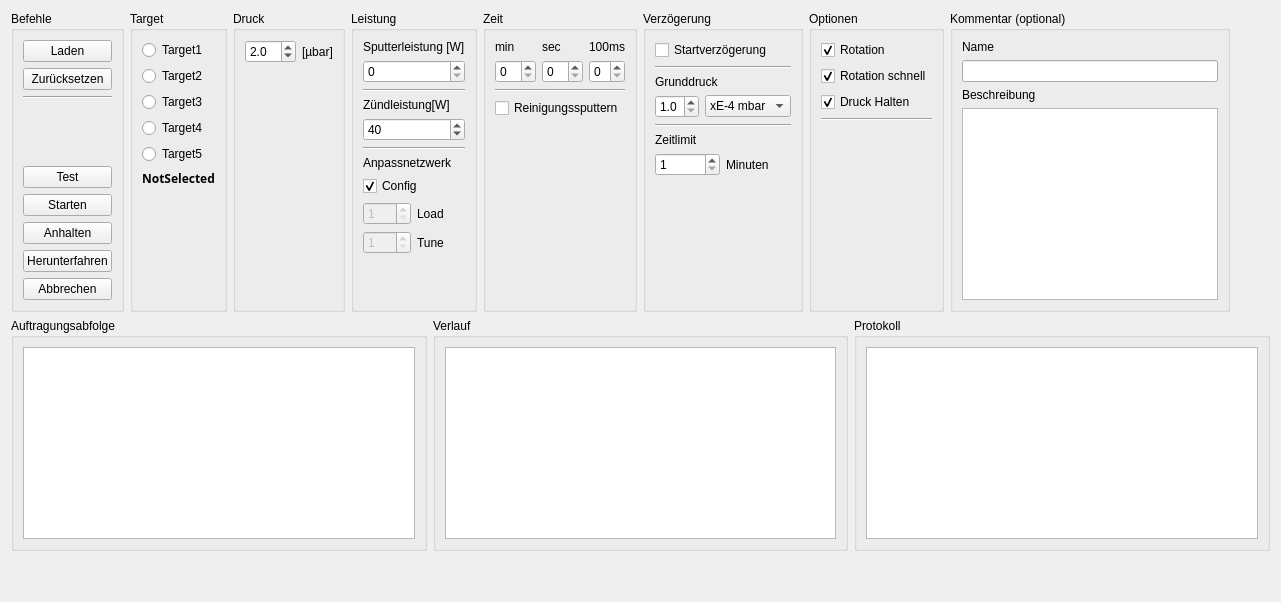
           <widget class="QWidget" name="tabSputter_singleStep">
            <attribute name="title">
             <string>Sputtern automatisch</string>
            </attribute>
            <layout class="QVBoxLayout" name="verticalLayout_38">
             <item>
              <layout class="QHBoxLayout" name="horizontalLayout_30">
               <item>
                <widget class="QGroupBox" name="groupBox_18">
                 <property name="title">
                  <string>Befehle</string>
                 </property>
                 <layout class="QVBoxLayout" name="verticalLayout_50">
                  <item>
                   <widget class="QPushButton" name="pushButtonSALoad">
                    <property name="text">
                     <string>Laden</string>
                    </property>
                   </widget>
                  </item>
                  <item>
                   <widget class="QPushButton" name="pushButtonSARemoveAll">
                    <property name="styleSheet">
                     <string notr="true"/>
                    </property>
                    <property name="text">
                     <string>Zurücksetzen</string>
                    </property>
                   </widget>
                  </item>
                  <item>
                   <widget class="Line" name="line_20">
                    <property name="orientation">
                     <enum>Qt::Horizontal</enum>
                    </property>
                   </widget>
                  </item>
                  <item>
                   <spacer name="verticalSpacer_3">
                    <property name="orientation">
                     <enum>Qt::Vertical</enum>
                    </property>
                    <property name="sizeHint" stdset="0">
                     <size>
                      <width>20</width>
                      <height>40</height>
                     </size>
                    </property>
                   </spacer>
                  </item>
                  <item>
                   <widget class="QPushButton" name="pushButtonSATest">
                    <property name="text">
                     <string>Test</string>
                    </property>
                   </widget>
                  </item>
                  <item>
                   <widget class="QPushButton" name="pushButtonSAStart">
                    <property name="styleSheet">
                     <string notr="true"/>
                    </property>
                    <property name="text">
                     <string>Starten</string>
                    </property>
                   </widget>
                  </item>
                  <item>
                   <widget class="QPushButton" name="pushButtonSAPause">
                    <property name="text">
                     <string>Anhalten</string>
                    </property>
                   </widget>
                  </item>
                  <item>
                   <widget class="QPushButton" name="pushButtonSAStop">
                    <property name="text">
                     <string>Herunterfahren</string>
                    </property>
                   </widget>
                  </item>
                  <item>
                   <widget class="QPushButton" name="pushButtonSAAbort">
                    <property name="text">
                     <string>Abbrechen</string>
                    </property>
                   </widget>
                  </item>
                 </layout>
                </widget>
               </item>
               <item>
                <widget class="QGroupBox" name="groupBox_19">
                 <property name="title">
                  <string>Target</string>
                 </property>
                 <layout class="QVBoxLayout" name="verticalLayout_30">
                  <item>
                   <layout class="QVBoxLayout" name="verticalLayout_40">
                    <item>
                     <widget class="QRadioButton" name="radioButtonSATarget1">
                      <property name="accessibleName">
                       <string>Target1</string>
                      </property>
                      <property name="text">
                       <string>Target1</string>
                      </property>
                      <property name="checked">
                       <bool>false</bool>
                      </property>
                     </widget>
                    </item>
                    <item>
                     <widget class="QRadioButton" name="radioButtonSATarget2">
                      <property name="accessibleName">
                       <string>Target2</string>
                      </property>
                      <property name="text">
                       <string>Target2</string>
                      </property>
                      <property name="checked">
                       <bool>false</bool>
                      </property>
                     </widget>
                    </item>
                    <item>
                     <widget class="QRadioButton" name="radioButtonSATarget3">
                      <property name="accessibleName">
                       <string>Target3</string>
                      </property>
                      <property name="text">
                       <string>Target3</string>
                      </property>
                      <property name="checked">
                       <bool>false</bool>
                      </property>
                     </widget>
                    </item>
                    <item>
                     <widget class="QRadioButton" name="radioButtonSATarget4">
                      <property name="accessibleName">
                       <string>Target4</string>
                      </property>
                      <property name="text">
                       <string>Target4</string>
                      </property>
                     </widget>
                    </item>
                    <item>
                     <widget class="QRadioButton" name="radioButtonSATarget5">
                      <property name="accessibleName">
                       <string>Target5</string>
                      </property>
                      <property name="text">
                       <string>Target5</string>
                      </property>
                      <property name="checked">
                       <bool>false</bool>
                      </property>
                     </widget>
                    </item>
                   </layout>
                  </item>
                  <item>
                   <widget class="QLabel" name="labelSASelectedTarget">
                    <property name="font">
                     <font>
                      <family>Open Sans</family>
                      <pointsize>9</pointsize>
                      <weight>75</weight>
                      <bold>true</bold>
                     </font>
                    </property>
                    <property name="text">
                     <string>NotSelected</string>
                    </property>
                    <property name="alignment">
                     <set>Qt::AlignCenter</set>
                    </property>
                   </widget>
                  </item>
                  <item>
                   <spacer name="verticalSpacer_10">
                    <property name="orientation">
                     <enum>Qt::Vertical</enum>
                    </property>
                    <property name="sizeHint" stdset="0">
                     <size>
                      <width>20</width>
                      <height>40</height>
                     </size>
                    </property>
                   </spacer>
                  </item>
                 </layout>
                </widget>
               </item>
               <item>
                <widget class="QGroupBox" name="groupBox_20">
                 <property name="title">
                  <string>Druck</string>
                 </property>
                 <layout class="QVBoxLayout" name="verticalLayout_31">
                  <item>
                   <layout class="QHBoxLayout" name="horizontalLayout_45">
                    <item>
                     <widget class="QDoubleSpinBox" name="doubleSpinBoxSAPressure">
                      <property name="decimals">
                       <number>1</number>
                      </property>
                      <property name="minimum">
                       <double>1.000000000000000</double>
                      </property>
                      <property name="maximum">
                       <double>50.000000000000000</double>
                      </property>
                      <property name="singleStep">
                       <double>0.100000000000000</double>
                      </property>
                      <property name="value">
                       <double>2.000000000000000</double>
                      </property>
                     </widget>
                    </item>
                    <item>
                     <widget class="QLabel" name="label_7">
                      <property name="text">
                       <string>[µbar]</string>
                      </property>
                     </widget>
                    </item>
                   </layout>
                  </item>
                  <item>
                   <spacer name="verticalSpacer_22">
                    <property name="orientation">
                     <enum>Qt::Vertical</enum>
                    </property>
                    <property name="sizeHint" stdset="0">
                     <size>
                      <width>20</width>
                      <height>40</height>
                     </size>
                    </property>
                   </spacer>
                  </item>
                 </layout>
                </widget>
               </item>
               <item>
                <widget class="QGroupBox" name="groupBox_21">
                 <property name="title">
                  <string>Leistung</string>
                 </property>
                 <layout class="QVBoxLayout" name="verticalLayout_32">
                  <item>
                   <widget class="QLabel" name="label_8">
                    <property name="text">
                     <string>Sputterleistung [W]</string>
                    </property>
                   </widget>
                  </item>
                  <item>
                   <widget class="QSpinBox" name="spinBoxSAIgnitionPower">
                    <property name="maximum">
                     <number>200</number>
                    </property>
                   </widget>
                  </item>
                  <item>
                   <widget class="Line" name="line_4">
                    <property name="orientation">
                     <enum>Qt::Horizontal</enum>
                    </property>
                   </widget>
                  </item>
                  <item>
                   <widget class="QLabel" name="label_9">
                    <property name="text">
                     <string>Zündleistung[W]</string>
                    </property>
                   </widget>
                  </item>
                  <item>
                   <widget class="QSpinBox" name="spinBoxSASputteringPower">
                    <property name="minimum">
                     <number>25</number>
                    </property>
                    <property name="maximum">
                     <number>50</number>
                    </property>
                    <property name="value">
                     <number>40</number>
                    </property>
                   </widget>
                  </item>
                  <item>
                   <widget class="Line" name="line_24">
                    <property name="orientation">
                     <enum>Qt::Horizontal</enum>
                    </property>
                   </widget>
                  </item>
                  <item>
                   <widget class="QLabel" name="label_27">
                    <property name="text">
                     <string>Anpassnetzwerk</string>
                    </property>
                   </widget>
                  </item>
                  <item>
                   <widget class="QCheckBox" name="checkBoxSAMatchingNetworkAuto">
                    <property name="text">
                     <string>Config</string>
                    </property>
                    <property name="checked">
                     <bool>true</bool>
                    </property>
                   </widget>
                  </item>
                  <item>
                   <layout class="QHBoxLayout" name="horizontalLayout_42">
                    <item>
                     <widget class="QSpinBox" name="spinBoxSALoad">
                      <property name="enabled">
                       <bool>false</bool>
                      </property>
                      <property name="minimum">
                       <number>1</number>
                      </property>
                     </widget>
                    </item>
                    <item>
                     <widget class="QLabel" name="label_28">
                      <property name="text">
                       <string>Load</string>
                      </property>
                     </widget>
                    </item>
                   </layout>
                  </item>
                  <item>
                   <layout class="QHBoxLayout" name="horizontalLayout_43">
                    <item>
                     <widget class="QSpinBox" name="spinBoxSATune">
                      <property name="enabled">
                       <bool>false</bool>
                      </property>
                      <property name="minimum">
                       <number>1</number>
                      </property>
                     </widget>
                    </item>
                    <item>
                     <widget class="QLabel" name="label_35">
                      <property name="text">
                       <string>Tune</string>
                      </property>
                     </widget>
                    </item>
                   </layout>
                  </item>
                  <item>
                   <spacer name="verticalSpacer_30">
                    <property name="orientation">
                     <enum>Qt::Vertical</enum>
                    </property>
                    <property name="sizeHint" stdset="0">
                     <size>
                      <width>20</width>
                      <height>40</height>
                     </size>
                    </property>
                   </spacer>
                  </item>
                 </layout>
                </widget>
               </item>
               <item>
                <widget class="QGroupBox" name="groupBox_22">
                 <property name="title">
                  <string>Zeit</string>
                 </property>
                 <layout class="QVBoxLayout" name="verticalLayout_33">
                  <item>
                   <layout class="QHBoxLayout" name="horizontalLayout_44">
                    <item>
                     <layout class="QVBoxLayout" name="verticalLayout_37">
                      <item>
                       <widget class="QLabel" name="label_36">
                        <property name="text">
                         <string>min</string>
                        </property>
                       </widget>
                      </item>
                      <item>
                       <widget class="QSpinBox" name="spinBoxSAMinutes">
                        <property name="maximum">
                         <number>99</number>
                        </property>
                       </widget>
                      </item>
                     </layout>
                    </item>
                    <item>
                     <layout class="QVBoxLayout" name="verticalLayout_36">
                      <item>
                       <widget class="QLabel" name="label_38">
                        <property name="text">
                         <string>sec</string>
                        </property>
                       </widget>
                      </item>
                      <item>
                       <widget class="QSpinBox" name="spinBoxSASeconds">
                        <property name="maximum">
                         <number>59</number>
                        </property>
                        <property name="value">
                         <number>0</number>
                        </property>
                       </widget>
                      </item>
                     </layout>
                    </item>
                    <item>
                     <layout class="QVBoxLayout" name="verticalLayout_35">
                      <item>
                       <widget class="QLabel" name="label_6">
                        <property name="text">
                         <string>100ms</string>
                        </property>
                       </widget>
                      </item>
                      <item>
                       <widget class="QSpinBox" name="spinBoxSATenth">
                        <property name="maximum">
                         <number>9</number>
                        </property>
                       </widget>
                      </item>
                     </layout>
                    </item>
                   </layout>
                  </item>
                  <item>
                   <widget class="Line" name="line_27">
                    <property name="orientation">
                     <enum>Qt::Horizontal</enum>
                    </property>
                   </widget>
                  </item>
                  <item>
                   <widget class="QCheckBox" name="checkBoxSAPurificationSputtering">
                    <property name="text">
                     <string>Reinigungssputtern</string>
                    </property>
                   </widget>
                  </item>
                  <item>
                   <spacer name="verticalSpacer_31">
                    <property name="orientation">
                     <enum>Qt::Vertical</enum>
                    </property>
                    <property name="sizeHint" stdset="0">
                     <size>
                      <width>20</width>
                      <height>137</height>
                     </size>
                    </property>
                   </spacer>
                  </item>
                 </layout>
                </widget>
               </item>
               <item>
                <widget class="QGroupBox" name="groupBox_16">
                 <property name="title">
                  <string>Verzögerung</string>
                 </property>
                 <layout class="QVBoxLayout" name="verticalLayout_44">
                  <item>
                   <widget class="QCheckBox" name="checkBoxSADelay">
                    <property name="text">
                     <string>Startverzögerung</string>
                    </property>
                   </widget>
                  </item>
                  <item>
                   <widget class="Line" name="line_29">
                    <property name="orientation">
                     <enum>Qt::Horizontal</enum>
                    </property>
                   </widget>
                  </item>
                  <item>
                   <widget class="QLabel" name="label_42">
                    <property name="text">
                     <string>Grunddruck</string>
                    </property>
                   </widget>
                  </item>
                  <item>
                   <layout class="QHBoxLayout" name="horizontalLayout_53">
                    <item>
                     <widget class="QDoubleSpinBox" name="doubleSpinBoxSABasePressure">
                      <property name="decimals">
                       <number>1</number>
                      </property>
                      <property name="minimum">
                       <double>1.000000000000000</double>
                      </property>
                      <property name="maximum">
                       <double>9.900000000000000</double>
                      </property>
                     </widget>
                    </item>
                    <item>
                     <widget class="QComboBox" name="comboBoxSABasePressureExponential">
                      <property name="minimumSize">
                       <size>
                        <width>80</width>
                        <height>0</height>
                       </size>
                      </property>
                      <item>
                       <property name="text">
                        <string>xE-4 mbar</string>
                       </property>
                      </item>
                     </widget>
                    </item>
                   </layout>
                  </item>
                  <item>
                   <widget class="Line" name="line_30">
                    <property name="orientation">
                     <enum>Qt::Horizontal</enum>
                    </property>
                   </widget>
                  </item>
                  <item>
                   <widget class="QLabel" name="label_43">
                    <property name="text">
                     <string>Zeitlimit</string>
                    </property>
                   </widget>
                  </item>
                  <item>
                   <layout class="QHBoxLayout" name="horizontalLayout_54">
                    <item>
                     <widget class="QSpinBox" name="spinBoxSADelayTimeLimit">
                      <property name="minimum">
                       <number>1</number>
                      </property>
                      <property name="maximum">
                       <number>60</number>
                      </property>
                     </widget>
                    </item>
                    <item>
                     <widget class="QLabel" name="label_20">
                      <property name="text">
                       <string>Minuten</string>
                      </property>
                     </widget>
                    </item>
                   </layout>
                  </item>
                  <item>
                   <spacer name="verticalSpacer_27">
                    <property name="orientation">
                     <enum>Qt::Vertical</enum>
                    </property>
                    <property name="sizeHint" stdset="0">
                     <size>
                      <width>20</width>
                      <height>40</height>
                     </size>
                    </property>
                   </spacer>
                  </item>
                 </layout>
                </widget>
               </item>
               <item>
                <widget class="QGroupBox" name="groupBox_24">
                 <property name="maximumSize">
                  <size>
                   <width>175</width>
                   <height>16777215</height>
                  </size>
                 </property>
                 <property name="title">
                  <string>Optionen</string>
                 </property>
                 <layout class="QVBoxLayout" name="verticalLayout_34">
                  <item>
                   <widget class="QCheckBox" name="checkBoxSARotation">
                    <property name="maximumSize">
                     <size>
                      <width>100</width>
                      <height>16777215</height>
                     </size>
                    </property>
                    <property name="text">
                     <string>Rotation</string>
                    </property>
                    <property name="checked">
                     <bool>true</bool>
                    </property>
                   </widget>
                  </item>
                  <item>
                   <widget class="QCheckBox" name="checkBoxSARotationFast">
                    <property name="text">
                     <string>Rotation schnell</string>
                    </property>
                    <property name="checked">
                     <bool>true</bool>
                    </property>
                   </widget>
                  </item>
                  <item>
                   <widget class="QCheckBox" name="checkBoxSAHoldPressure">
                    <property name="maximumSize">
                     <size>
                      <width>100</width>
                      <height>16777215</height>
                     </size>
                    </property>
                    <property name="text">
                     <string>Druck Halten</string>
                    </property>
                    <property name="checked">
                     <bool>true</bool>
                    </property>
                   </widget>
                  </item>
                  <item>
                   <widget class="Line" name="line_10">
                    <property name="orientation">
                     <enum>Qt::Horizontal</enum>
                    </property>
                   </widget>
                  </item>
                  <item>
                   <spacer name="verticalSpacer_32">
                    <property name="orientation">
                     <enum>Qt::Vertical</enum>
                    </property>
                    <property name="sizeHint" stdset="0">
                     <size>
                      <width>20</width>
                      <height>38</height>
                     </size>
                    </property>
                   </spacer>
                  </item>
                 </layout>
                </widget>
               </item>
               <item>
                <widget class="QGroupBox" name="groupBox_15">
                 <property name="title">
                  <string>Kommentar (optional)</string>
                 </property>
                 <layout class="QVBoxLayout" name="verticalLayout_49">
                  <item>
                   <widget class="QLabel" name="label_46">
                    <property name="text">
                     <string>Name</string>
                    </property>
                   </widget>
                  </item>
                  <item>
                   <widget class="QLineEdit" name="lineEditSAName"/>
                  </item>
                  <item>
                   <widget class="QLabel" name="label_47">
                    <property name="text">
                     <string>Beschreibung</string>
                    </property>
                   </widget>
                  </item>
                  <item>
                   <widget class="QTextEdit" name="textEditSADescription"/>
                  </item>
                 </layout>
                </widget>
               </item>
               <item>
                <spacer name="horizontalSpacer_4">
                 <property name="orientation">
                  <enum>Qt::Horizontal</enum>
                 </property>
                 <property name="sizeHint" stdset="0">
                  <size>
                   <width>40</width>
                   <height>20</height>
                  </size>
                 </property>
                </spacer>
               </item>
              </layout>
             </item>
             <item>
              <layout class="QHBoxLayout" name="horizontalLayout_51">
               <item>
                <widget class="QGroupBox" name="groupBox_13">
                 <property name="title">
                  <string>Auftragungsabfolge</string>
                 </property>
                 <layout class="QVBoxLayout" name="verticalLayout_21">
                  <item>
                   <widget class="QTextBrowser" name="textBrowserSASputterList"/>
                  </item>
                 </layout>
                </widget>
               </item>
               <item>
                <widget class="QGroupBox" name="groupBox_25">
                 <property name="title">
                  <string>Verlauf</string>
                 </property>
                 <layout class="QVBoxLayout" name="verticalLayout_2">
                  <item>
                   <widget class="QTextBrowser" name="textBrowserSAProcess"/>
                  </item>
                 </layout>
                </widget>
               </item>
               <item>
                <widget class="QGroupBox" name="groupBox_23">
                 <property name="title">
                  <string>Protokoll</string>
                 </property>
                 <layout class="QVBoxLayout" name="verticalLayout_39">
                  <item>
                   <widget class="QTextBrowser" name="textBrowserSAProtocoll">
                    <property name="minimumSize">
                     <size>
                      <width>0</width>
                      <height>125</height>
                     </size>
                    </property>
                   </widget>
                  </item>
                 </layout>
                </widget>
               </item>
              </layout>
             </item>
             <item>
              <spacer name="verticalSpacer_33">
               <property name="orientation">
                <enum>Qt::Vertical</enum>
               </property>
               <property name="sizeHint" stdset="0">
                <size>
                 <width>20</width>
                 <height>40</height>
                </size>
               </property>
              </spacer>
             </item>
            </layout>
           </widget>
